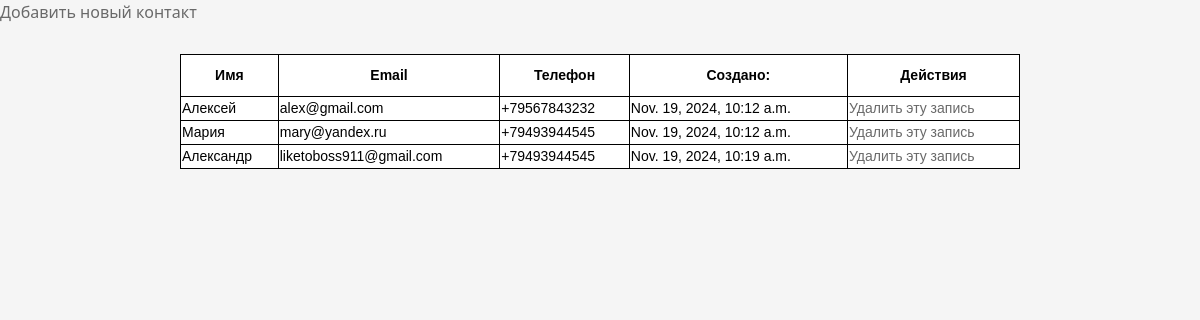
The page / on the database its author committed.
### contacts/models.py (models this page shows, shortened)
class Contact(models.Model):
    objects = None
    name = models.CharField(max_length=100, verbose_name="Name")
    email = models.EmailField(verbose_name="Email")
    phone = models.CharField(max_length=100, verbose_name="Phone")
    created_at = models.DateTimeField(auto_now_add=True, verbose_name="Created at")

### contacts/views.py (the view)
# urls.py: path('', views.contact_list, name='contact_list'),
def contact_list(request):
    contacts = Contact.objects.all()
    return render(request, 'contacts/contact_list.html', {'contacts': contacts})

### contacts/templates/contacts/contact_list.html (shortened to what this page needs)
{% extends 'contacts/layout.html' %}
{% block content %}
<a href="{% url 'contact_add' %}" class="button">Добавить новый контакт</a>
    <table>
        <thead>
            <tr>
                <th>Имя</th>
                <th>Email</th>
                <th>Телефон</th>
                <th>Создано:</th>
                <th>Действия</th>
            </tr>
        </thead>
        <tbody>
            {% for contact in contacts %}
            <tr>
                <td>{{ contact.name }}</td>
                <td>{{ contact.email }}</td>
                <td>{{ contact.phone }}</td>
                <td>{{ contact.created_at }}</td>
                <td>
                     <a href="{% url 'contact_delete' contact.id %}" class="button delete-button">Удалить эту запись</a>
                </td>
            </tr>
            {% endfor %}
{% endblock %}

### contacts/templates/contacts/layout.html (shortened to what this page needs)
{% load static %}
<!DOCTYPE html>
<html lang="en">
<head>
    <link rel="stylesheet" href="https://cdn.jsdelivr.net/npm/bootstrap@5.3.3/dist/css/bootstrap.min.css">
    <link rel="stylesheet" href="{% static 'contacts/css/contacts.css' %}">
</head>
<body>
  {% block content %}
  {% endblock %}
</body>
</html>

### contacts/static/contacts/css/contacts.css (style rules this page uses)
body { background-color: whitesmoke; color: black; }
table { margin-left: auto; margin-right: auto; margin-top: 30px; font-family: "Lucida Sans Unicode", "Lucida Grande", Sans-Serif; font-size: 14px; background: white; max-width: 70%; width: 70%; border-collapse: collapse; text-align: left; }
th { padding: 10px 15px; text-align: center; border: 1px solid black; }
td { border: 1px solid black; }
a { text-decoration: none; color: dimgrey; }

### rows shown on the page
Contact: name "Алексей", email "alex@gmail.com", phone "+79567843232", created_at "Nov. 19, 2024, 10:12 a.m."
Contact: name "Мария", email "mary@yandex.ru", phone "+79493944545", created_at "Nov. 19, 2024, 10:12 a.m."
Contact: name "Александр", email "liketoboss911@gmail.com", phone "+79493944545", created_at "Nov. 19, 2024, 10:19 a.m."
